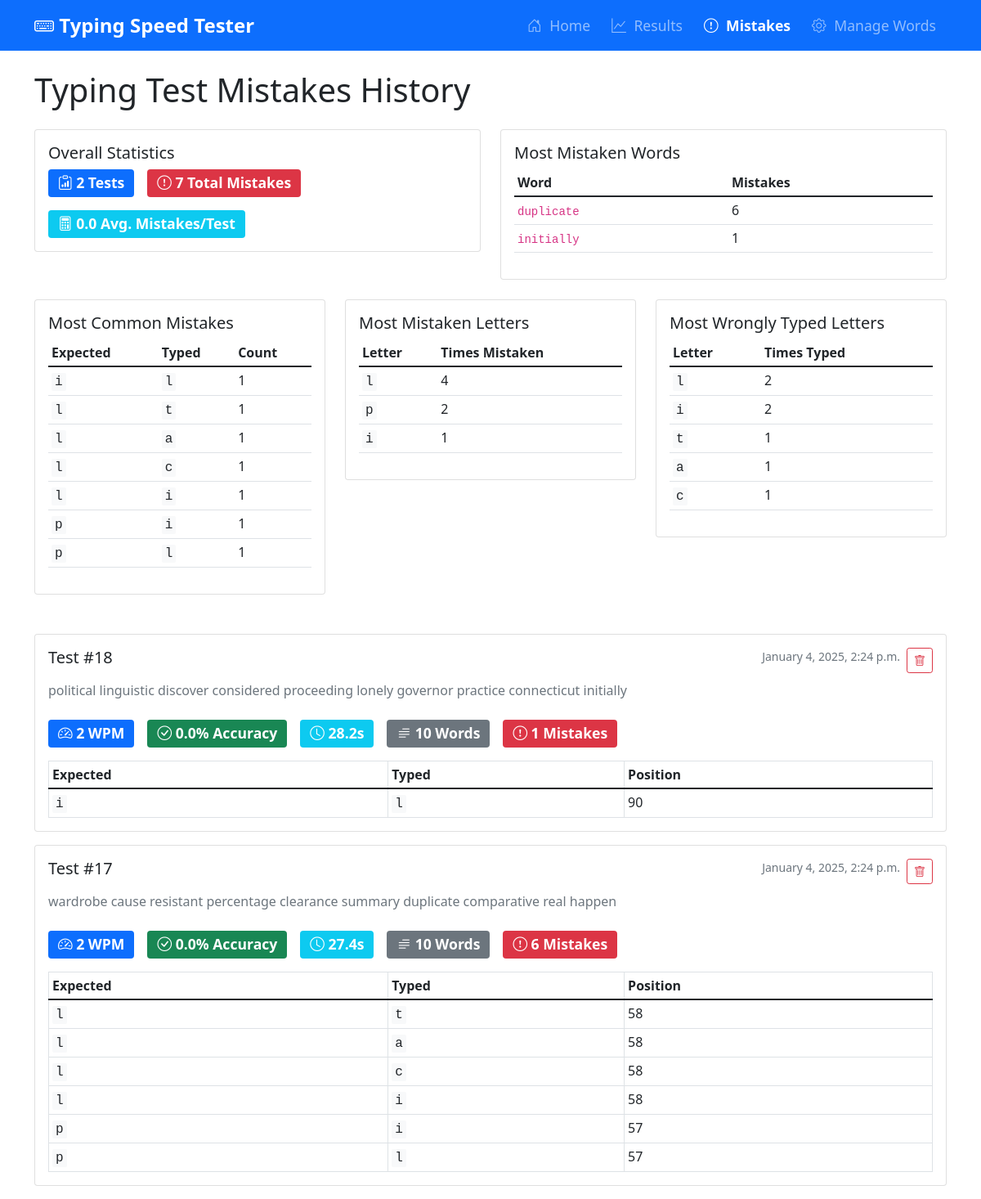
The app's page /mistakes/, older data.
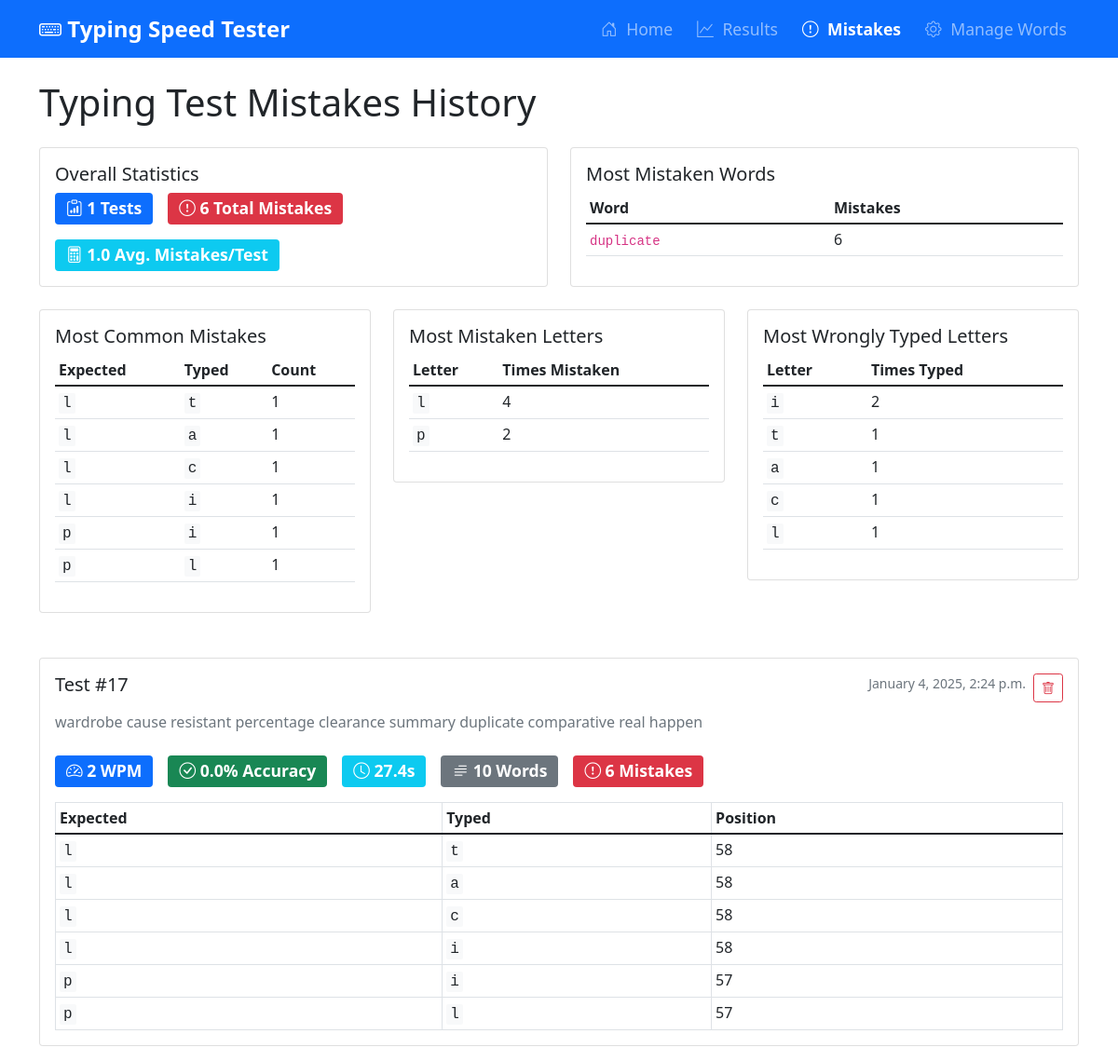
The same page, newer data.
### speed_test/models.py (models this page shows, shortened)
class TypingTest(models.Model):
    text = models.TextField()
    wpm = models.IntegerField()
    accuracy = models.FloatField()
    time_taken = models.FloatField()  # in seconds
    created_at = models.DateTimeField(auto_now_add=True)
    mistakes = models.JSONField(default=list)  # Store mistakes as [{"expected": "x", "typed": "y", "position": 0}]
    word_mistakes = models.JSONField(default=list)  # Store word-level mistakes

### speed_test/views.py (the view)
# urls.py: path('mistakes/', views.view_mistakes, name='mistakes'),
def view_mistakes(request):
    all_tests = TypingTest.objects.exclude(mistakes=[]).order_by('-created_at')
    letter_mistakes = Counter()  # expected -> typed
    mistaken_letters = Counter()  # most mistaken letters
    wrong_typed_letters = Counter()  # most wrongly typed letters
    word_mistakes = Counter()  # most mistaken words
    for test in all_tests:
        test.word_count = len(test.text.split())
        test.mistake_count = len(test.mistakes)
        for mistake in test.mistakes:
            key = f"{mistake['expected']}|{mistake['typed']}"
            letter_mistakes[key] += 1
            mistaken_letters[mistake['expected']] += 1
            wrong_typed_letters[mistake['typed']] += 1
        for word_mistake in test.word_mistakes:
            word = word_mistake.get('word', '')
            if word:
                word_mistakes[word] += 1
    paginator = Paginator(all_tests, 5)  # Show 5 tests per page
    page_number = request.GET.get('page', 1)
    tests = paginator.get_page(page_number)
    common_mistakes = [
        {'expected': k.split('|')[0], 'typed': k.split('|')[1], 'count': v}
        for k, v in letter_mistakes.most_common(10)
    ]
    context = {
        'tests': tests,
        'common_mistakes': common_mistakes,
        'total_mistakes': sum(test.mistake_count for test in all_tests),
        'total_tests': all_tests.count(),
        'most_mistaken_words': [
            {'word': word, 'count': count}
            for word, count in word_mistakes.most_common(10)
        ],
        'most_mistaken_letters': [
            {'letter': letter, 'count': count}
            for letter, count in mistaken_letters.most_common(10)
        ],
        'most_wrong_typed': [
            {'letter': letter, 'count': count}
            for letter, count in wrong_typed_letters.most_common(10)
        ]
    }
    return render(request, 'speed_test/mistakes.html', context)

### speed_test/templates/speed_test/mistakes.html (shortened to what this page needs)
{% extends 'speed_test/base.html' %}
{% block content %}
<h1 class="mb-4">Typing Test Mistakes History</h1>
<div class="row mb-4">
    <div class="col-md-6 mb-4">
        <div class="card">
            <div class="card-body">
                <h5 class="card-title">Overall Statistics</h5>
                <div class="d-flex gap-3 flex-wrap">
                    <span class="badge bg-primary stats-badge">
                        <i class="bi bi-clipboard-data"></i>
                        {{ total_tests }} Tests
                    </span>
                    <span class="badge bg-danger stats-badge">
                        <i class="bi bi-exclamation-circle"></i>
                        {{ total_mistakes }} Total Mistakes
                    </span>
                    <span class="badge bg-info stats-badge">
                        <i class="bi bi-calculator"></i>
                        {% if total_tests %}{{ total_mistakes|divisibleby:total_tests|floatformat:1 }}{% else %}0{% endif %} Avg. Mistakes/Test
                    </span>
                </div>
            </div>
        </div>
    </div>
    <div class="col-md-6 mb-4">
        <div class="card">
            <div class="card-body">
                <h5 class="card-title">Most Mistaken Words</h5>
                <div class="table-responsive">
                    <table class="table table-sm">
                        <thead>
                            <tr>
                                <th>Word</th>
                                <th>Mistakes</th>
                            </tr>
                        </thead>
                        <tbody>
                            {% for item in most_mistaken_words %}
                            <tr>
                                <td><code>{{ item.word }}</code></td>
                                <td>{{ item.count }}</td>
                            </tr>
                            {% endfor %}
                        </tbody>
                    </table>
                </div>
            </div>
        </div>
    </div>
    <div class="col-md-4 mb-4">
        <div class="card">
            <div class="card-body">
                <h5 class="card-title">Most Common Mistakes</h5>
                <div class="table-responsive">
                    <table class="table table-sm">
                        <thead>
                            <tr>
                                <th>Expected</th>
                                <th>Typed</th>
                                <th>Count</th>
                            </tr>
                        </thead>
                        <tbody>
                            {% for mistake in common_mistakes %}
                            <tr>
                                <td><span class="space-char">{% if mistake.expected == ' ' %}␣{% else %}{{ mistake.expected }}{% endif %}</span></td>
                                <td><span class="space-char">{% if mistake.typed == ' ' %}␣{% else %}{{ mistake.typed }}{% endif %}</span></td>
                                <td>{{ mistake.count }}</td>
                            </tr>
                            {% endfor %}
                        </tbody>
                    </table>
                </div>
            </div>
        </div>
    </div>
    <div class="col-md-4 mb-4">
        <div class="card">
            <div class="card-body">
                <h5 class="card-title">Most Mistaken Letters</h5>
                <div class="table-responsive">
                    <table class="table table-sm">
                        <thead>
                            <tr>
                                <th>Letter</th>
                                <th>Times Mistaken</th>
                            </tr>
                        </thead>
                        <tbody>
                            {% for item in most_mistaken_letters %}
                            <tr>
                                <td><span class="space-char">{% if item.letter == ' ' %}␣{% else %}{{ item.letter }}{% endif %}</span></td>
                                <td>{{ item.count }}</td>
                            </tr>
                            {% endfor %}
                        </tbody>
                    </table>
                </div>
            </div>
        </div>
    </div>
    <div class="col-md-4 mb-4">
        <div class="card">
            <div class="card-body">
                <h5 class="card-title">Most Wrongly Typed Letters</h5>
                <div class="table-responsive">
                    <table class="table table-sm">
                        <thead>
                            <tr>
                                <th>Letter</th>
                                <th>Times Typed</th>
                            </tr>
                        </thead>
                        <tbody>
                            {% for item in most_wrong_typed %}
                            <tr>
                                <td><span class="space-char">{% if item.letter == ' ' %}␣{% else %}{{ item.letter }}{% endif %}</span></td>
                                <td>{{ item.count }}</td>
                            </tr>
                            {% endfor %}
                        </tbody>
                    </table>
                </div>
            </div>
        </div>
    </div>
</div>
{% if tests %}
    <div class="row">
        {% for test in tests %}
            <div class="col-12 mb-3 test-item" id="test-{{ test.id }}">
                <div class="card mistake-card">
                    <div class="card-body">
                        <div class="d-flex justify-content-between align-items-start mb-3">
                            <div>
                                <h5 class="card-title mb-3">Test #{{ test.id }}</h5>
                                <div class="text-preview text-muted mb-2">
                                    {{ test.text }}
                                </div>
                            </div>
                            <div class="d-flex gap-2">
                                <small class="text-muted">
                                    {{ test.created_at|date:"F j, Y, g:i a" }}
                                </small>
                                <button class="btn btn-sm btn-outline-danger delete-btn"
                                       onclick="deleteTest('{{ test.id }}')">
                                    <i class="bi bi-trash"></i>
                                </button>
                            </div>
                        </div>
                        <div class="d-flex gap-3 mb-3">
                            <span class="badge bg-primary stats-badge">
                                <i class="bi bi-speedometer2"></i>
                                {{ test.wpm }} WPM
                            </span>
                            <span class="badge bg-success stats-badge">
                                <i class="bi bi-check-circle"></i>
                                {{ test.accuracy }}% Accuracy
                            </span>
                            <span class="badge bg-info stats-badge">
                                <i class="bi bi-clock"></i>
                                {{ test.time_taken|floatformat:1 }}s
                            </span>
                            <span class="badge bg-secondary stats-badge">
                                <i class="bi bi-text-paragraph"></i>
                                {{ test.word_count }} Words
                            </span>
                            <span class="badge bg-danger stats-badge">
                                <i class="bi bi-exclamation-circle"></i>
                                {{ test.mistake_count }} Mistakes
                            </span>
                        </div>
                        <div class="table-responsive">
                            <table class="table table-sm table-bordered mb-0">
                                <thead>
                                    <tr>
                                        <th>Expected</th>
                                        <th>Typed</th>
                                        <th>Position</th>
                                    </tr>
                                </thead>
                                <tbody>
                                    {% for mistake in test.mistakes %}
                                    <tr>
                                        <td><span class="space-char">{% if mistake.expected == ' ' %}␣{% else %}{{ mistake.expected }}{% endif %}</span></td>
                                        <td><span class="space-char">{% if mistake.typed == ' ' %}␣{% else %}{{ mistake.typed }}{% endif %}</span></td>
                                        <td>{{ mistake.position|add:"1" }}</td>
                                    </tr>
                                    {% endfor %}
                                </tbody>
                            </table>
                        </div>
                    </div>
                </div>
            </div>
        {% endfor %}
    </div>
{% else %}
    <div class="alert alert-info">
        No typing test mistakes yet. <a href="{% url 'speed_test:home' %}">Take your first test!</a>
    </div>
{% endif %}
{% endblock %}

### speed_test/templates/speed_test/base.html (shortened to what this page needs)
<!DOCTYPE html>
<html lang="en">
<head>
    <link href="https://cdn.jsdelivr.net/npm/bootstrap@5.1.3/dist/css/bootstrap.min.css" rel="stylesheet">
    <link rel="stylesheet" href="https://cdn.jsdelivr.net/npm/bootstrap-icons@1.7.2/font/bootstrap-icons.css">
</head>
<body>
    <nav class="navbar navbar-expand-lg navbar-dark bg-primary mb-4">
        <div class="container">
            <a class="navbar-brand" href="{% url 'speed_test:home' %}">
                <i class="bi bi-keyboard"></i>
                Typing Speed Tester
            </a>
            <div class="collapse navbar-collapse" id="navbarNav">
                <ul class="navbar-nav ms-auto">
                    <li class="nav-item">
                        <a class="nav-link {% if request.resolver_match.url_name == 'home' %}active{% endif %}"
                           href="{% url 'speed_test:home' %}">
                            <i class="bi bi-house-door"></i>
                            Home
                        </a>
                    </li>
                    <li class="nav-item">
                        <a class="nav-link {% if request.resolver_match.url_name == 'results' %}active{% endif %}"
                           href="{% url 'speed_test:results' %}">
                            <i class="bi bi-graph-up"></i>
                            Results
                        </a>
                    </li>
                    <li class="nav-item">
                        <a class="nav-link {% if request.resolver_match.url_name == 'mistakes' %}active{% endif %}"
                           href="{% url 'speed_test:mistakes' %}">
                            <i class="bi bi-exclamation-circle"></i>
                            Mistakes
                        </a>
                    </li>
                    <li class="nav-item">
                        <a class="nav-link {% if request.resolver_match.url_name == 'manage_words' %}active{% endif %}"
                           href="{% url 'speed_test:manage_words' %}">
                            <i class="bi bi-gear"></i>
                            Manage Words
                        </a>
                    </li>
                </ul>
            </div>
        </div>
    </nav>
    <div class="container">
        {% block content %}{% endblock %}
    </div>
</body>
</html>

Row changes from the older to the newer data that the page shows:
removed TypingTest: id "18", text "political linguistic discover considered proceeding lonely governor practice connecticut initially", created_at "January 4, 2025, 2:24 p.m.", wpm "2", accuracy "0.0", time_taken "28.2", word_count "10", mistake_count "1", expected "i", typed "l", position|add "90"
Text that changed along with them:
{{ total_tests }}: "2" → "1"
{{ total_mistakes }}: "7" → "6"
{{ total_mistakes|divisibleby:total_tests|floatformat:1 }}: "0.0" → "1.0"
new list line: "l 1"
list line gone: "initially 1"
list line gone: "i l 1"
list line gone: "i 1"
list line gone: "l 2"
